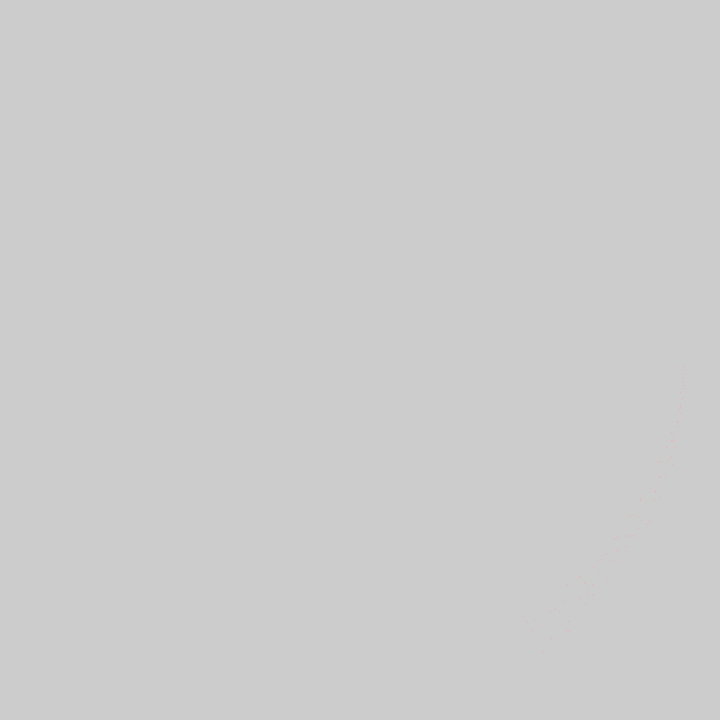
Frame 1 (no input)
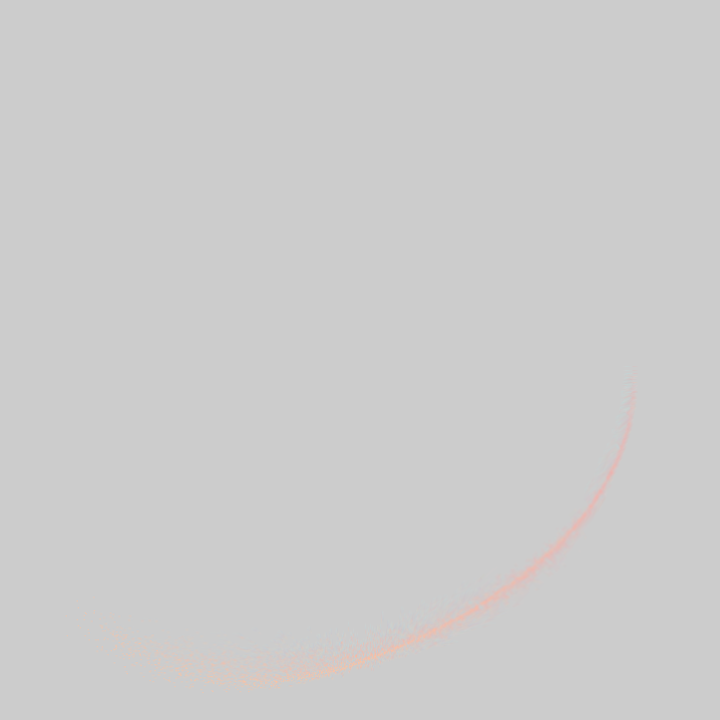
Frame 60 (the mouse pressed at the canvas centre just before this capture)
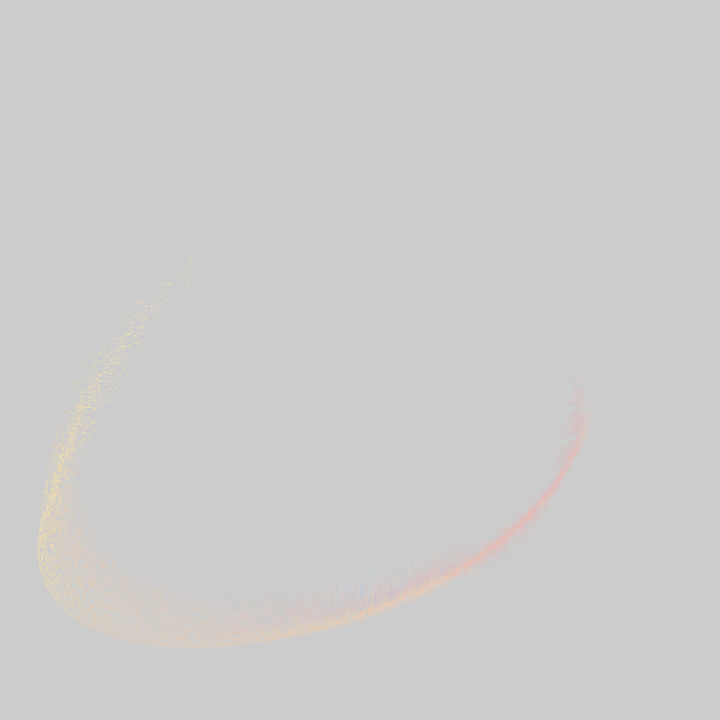
Frame 120 (the mouse held since frame 60 and released just before this capture)

The Processing sketch that drew these frames (run headless with seeded random() and noise(); from frame 60 on, the mouse is pressed at the canvas centre):

// Processing sketch: sketch_2232020_RadialSpread
// ── sketch_2232020_RadialSpread.pde
float r,d,t,i;
void setup(){size(720,720);
colorMode(HSB);clear();}

void draw(){t+=.03;
stroke(t*9%255,96,255);
for(i=0;i<90;i++)point(cos(r=random(TAU))*(d=random(i/3))+cos(t*.9+i/90)*325+360,sin(r)*d+sin(t*.7+i/90)*325+360);
copy(get(),0,0,720,720,1,1,718,718);}
